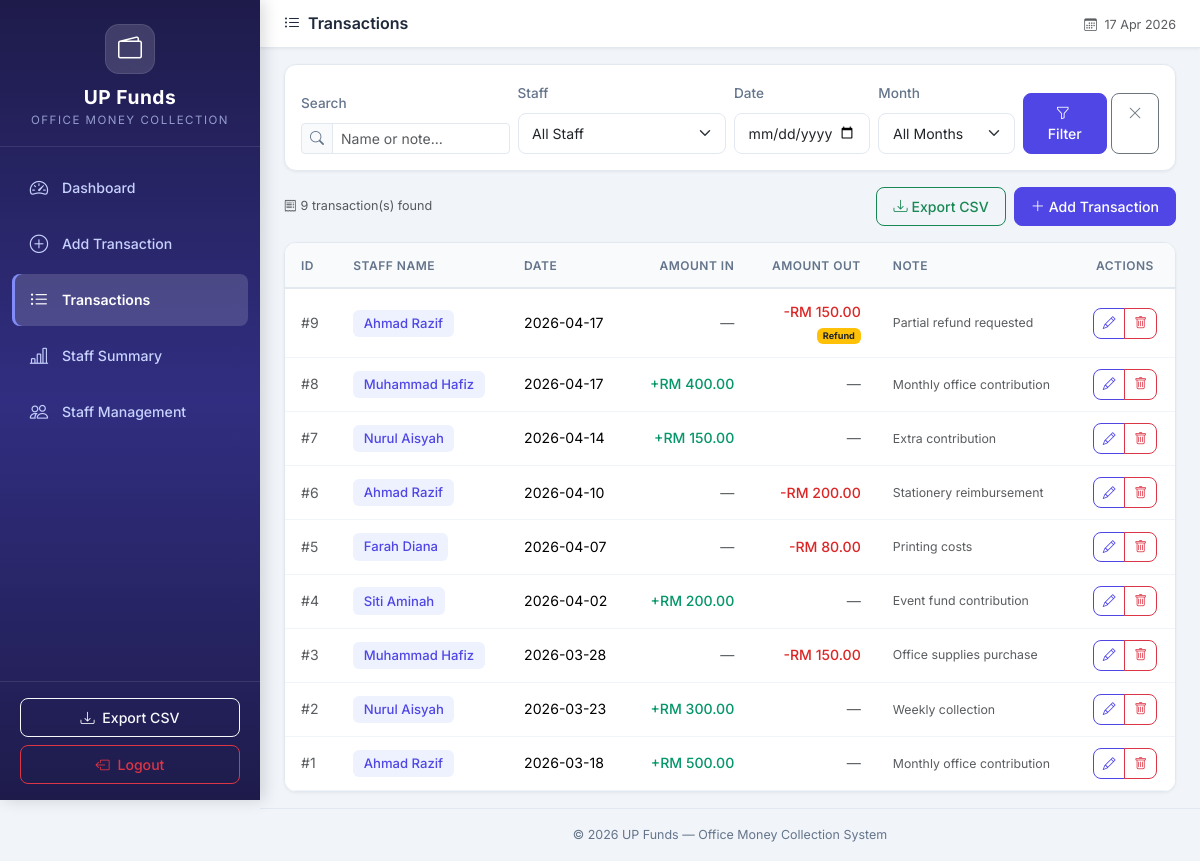
The page /transactions (signed in) on the database its author committed.
### tables this page shows
CREATE TABLE cash_records (
            id INTEGER PRIMARY KEY AUTOINCREMENT,
            staff_id INTEGER,
            record_date DATE NOT NULL,
            amount_in REAL DEFAULT 0.00,
            amount_out REAL DEFAULT 0.00,
            expense_type TEXT DEFAULT 'shared',
            note TEXT DEFAULT '',
            created_at TIMESTAMP DEFAULT CURRENT_TIMESTAMP,
            updated_at TIMESTAMP DEFAULT CURRENT_TIMESTAMP,
            FOREIGN KEY (staff_id) REFERENCES staff(id)
        );

CREATE TABLE staff (
            id INTEGER PRIMARY KEY AUTOINCREMENT,
            name TEXT NOT NULL UNIQUE,
            is_active INTEGER DEFAULT 1,
            created_at TIMESTAMP DEFAULT CURRENT_TIMESTAMP
        );

### app.py (the view)
@app.route('/transactions')
def transactions():
    conn = get_db_connection()
    staff_filter = request.args.get('staff', '')
    date_filter = request.args.get('date', '')
    month_filter = request.args.get('month', '')
    search_query = request.args.get('search', '')
    query = '''
        SELECT cr.*, s.name as staff_name
        FROM cash_records cr
        LEFT JOIN staff s ON cr.staff_id = s.id
        WHERE 1=1
    '''
    params = []
    if staff_filter:
        query += ' AND cr.staff_id = ?'
        params.append(staff_filter)
    if date_filter:
        query += ' AND cr.record_date = ?'
        params.append(date_filter)
    if month_filter:
        query += " AND strftime('%Y-%m', cr.record_date) = ?"
        params.append(month_filter)
    if search_query:
        query += ' AND (s.name LIKE ? OR cr.note LIKE ?)'
        params.extend([f'%{search_query}%', f'%{search_query}%'])
    query += ' ORDER BY cr.record_date DESC, cr.id DESC'
    records = conn.execute(query, params).fetchall()
    staff_list = conn.execute('SELECT * FROM staff ORDER BY name').fetchall()
    months = conn.execute('''
        SELECT DISTINCT strftime('%Y-%m', record_date) as month
        FROM cash_records
        ORDER BY month DESC
    ''').fetchall()
    conn.close()
    return render_template('transactions.html',
                           records=records,
                           staff_list=staff_list,
                           months=months,
                           staff_filter=staff_filter,
                           date_filter=date_filter,
                           month_filter=month_filter,
                           search_query=search_query)

### app.py (called while the page is built)
@app.context_processor
def inject_now():
    is_admin = session.get('role') == 'admin'
    return {'now': datetime.now(), 'is_admin': is_admin}

### database.py (called while the page is built)
def get_db_connection():
    conn = sqlite3.connect(DATABASE_PATH)
    conn.row_factory = sqlite3.Row  # Access columns by name
    conn.execute("PRAGMA foreign_keys = ON")  # Enable foreign key support
    return conn

### templates/transactions.html (shortened to what this page needs)
{% extends 'base.html' %}
{% block page_title %}
    <i class="bi bi-list-ul me-2"></i>Transactions
{% endblock %}
{% block content %}
<div class="card content-card mb-3">
    <div class="card-body">
        <form method="GET" action="{{ url_for('transactions') }}" class="row g-2 align-items-end">
            <div class="col-md-3">
                <label class="form-label small fw-medium">Search</label>
                <div class="input-group input-group-sm">
                    <span class="input-group-text"><i class="bi bi-search"></i></span>
                    <input type="text" class="form-control" name="search"
                           placeholder="Name or note..." value="{{ search_query }}">
                </div>
            </div>
            <div class="col-md-3">
                <label class="form-label small fw-medium">Staff</label>
                <select class="form-select form-select-sm" name="staff">
                    <option value="">All Staff</option>
                </select>
            </div>
            <div class="col-md-2">
                <label class="form-label small fw-medium">Date</label>
                <input type="date" class="form-control form-control-sm" name="date" value="{{ date_filter }}">
            </div>
            <div class="col-md-2">
                <label class="form-label small fw-medium">Month</label>
                <select class="form-select form-select-sm" name="month">
                    <option value="">All Months</option>
                </select>
            </div>
            <div class="col-md-2 d-flex gap-1">
                <button type="submit" class="btn btn-primary btn-sm flex-fill">
                    <i class="bi bi-funnel me-1"></i>Filter
                </button>
                <a href="{{ url_for('transactions') }}" class="btn btn-outline-secondary btn-sm">
                    <i class="bi bi-x-lg"></i>
                </a>
            </div>
        </form>
    </div>
</div>
<div class="d-flex justify-content-between align-items-center mb-3">
    <span class="text-muted small">
        <i class="bi bi-receipt me-1"></i>{{ records|length }} transaction(s) found
    </span>
    <div class="d-flex gap-2">
        <a href="{{ url_for('export_csv') }}" class="btn btn-outline-success btn-sm">
            <i class="bi bi-download me-1"></i>Export CSV
        </a>
        {% if is_admin %}
        <a href="{{ url_for('add_transaction') }}" class="btn btn-primary btn-sm">
            <i class="bi bi-plus-lg me-1"></i>Add Transaction
        </a>
        {% endif %}
    </div>
</div>
<div class="card content-card">
    <div class="card-body p-0">
        {% if records %}
        <div class="table-responsive">
            <table class="table table-hover mb-0" id="transactionsTable">
                <thead>
                    <tr>
                        <th>ID</th>
                        <th>Staff Name</th>
                        <th>Date</th>
                        <th class="text-end">Amount In</th>
                        <th class="text-end">Amount Out</th>
                        <th>Note</th>
                        {% if is_admin %}
                        <th class="text-center">Actions</th>
                        {% endif %}
                    </tr>
                </thead>
                <tbody>
                    {% for record in records %}
                    <tr>
                        <td class="text-muted">#{{ record['id'] }}</td>
                        <td>
                            {% if record['staff_name'] %}
                                <span class="staff-badge">{{ record['staff_name'] }}</span>
                            {% else %}
                                <span class="badge bg-secondary">External Lab Expense</span>
                            {% endif %}
                        </td>
                        <td>{{ record['record_date'] }}</td>
                        <td class="text-end">
                            {% if record['amount_in'] > 0 %}
                                <span class="amount-in fw-medium">+RM {{ "%.2f"|format(record['amount_in']) }}</span>
                            {% else %}
                                <span class="text-muted">—</span>
                            {% endif %}
                        </td>
                        <td class="text-end">
                            {% if record['amount_out'] > 0 %}
                                <span class="amount-out fw-medium">-RM {{ "%.2f"|format(record['amount_out']) }}</span>
                                {% if record['expense_type'] == 'personal' %}
                                    <br><span class="badge bg-warning text-dark" style="font-size: 0.65em;">Refund</span>
                                {% endif %}
                            {% else %}
                                <span class="text-muted">—</span>
                            {% endif %}
                        </td>
                        <td class="text-muted small">{{ record['note'][:40] }}{{ '...' if record['note']|length > 40 }}</td>
                        {% if is_admin %}
                        <td class="text-center">
                            <div class="btn-group btn-group-sm">
                                <a href="{{ url_for('edit_transaction', id=record['id']) }}"
                                   class="btn btn-outline-primary" title="Edit">
                                    <i class="bi bi-pencil"></i>
                                </a>
                                <button type="button" class="btn btn-outline-danger"
                                        title="Delete"
                                        onclick="confirmDelete({{ record['id'] }}, '{{ record['staff_name'] }}')">
                                    <i class="bi bi-trash"></i>
                                </button>
                            </div>
                        </td>
                        {% endif %}
                    </tr>
                    {% endfor %}
                </tbody>
            </table>
        </div>
        {% endif %}
    </div>
</div>
{% endblock %}

### static/css/style.css (style rules this page uses)
:root { --primary: #4f46e5; --primary-light: #6366f1; --primary-dark: #3730a3; --primary-bg: #eef2ff; --sidebar-bg: linear-gradient(180deg, #1e1b4b 0%, #312e81 50%, #1e1b4b 100%); --sidebar-width: 260px; --sidebar-text: #c7d2fe; --sidebar-active: #ffffff; --sidebar-hover-bg: rgba(255, 255, 255, 0.08); --sidebar-active-bg: rgba(255, 255, 255, 0.15); --card-green: linear-gradient(135deg, #059669, #10b981); --card-red: linear-gradient(135deg, #dc2626, #ef4444); --card-blue: linear-gradient(135deg, #2563eb, #3b82f6); --card-purple: linear-gradient(135deg, #7c3aed, #8b5cf6); --body-bg: #f1f5f9; --content-bg: #ffffff; --text-primary: #1e293b; --text-secondary: #64748b; --border-color: #e2e8f0; --shadow-sm: 0 1px 3px rgba(0, 0, 0, 0.06); --shadow-md: 0 4px 12px rgba(0, 0, 0, 0.08); --shadow-lg: 0 10px 25px rgba(0, 0, 0, 0.1); --radius: 12px; --radius-sm: 8px; --transition: all 0.2s ease; }
* { margin: 0; padding: 0; box-sizing: border-box; }
body { font-family: 'Inter', -apple-system, BlinkMacSystemFont, 'Segoe UI', Roboto, sans-serif; background-color: var(--body-bg); color: var(--text-primary); font-size: 0.9rem; line-height: 1.6; overflow-x: hidden; }
.content-card { border: 1px solid var(--border-color); border-radius: var(--radius); box-shadow: var(--shadow-sm); background: var(--content-bg); transition: var(--transition); overflow: hidden; }
.table { font-size: 0.88rem; }
.table thead th { background: #f8fafc; border-bottom: 2px solid var(--border-color); font-weight: 600; color: var(--text-secondary); text-transform: uppercase; font-size: 0.75rem; letter-spacing: 0.5px; padding: 0.8rem 1rem; white-space: nowrap; }
.table tbody td { padding: 0.7rem 1rem; vertical-align: middle; border-bottom: 1px solid #f1f5f9; }
.staff-badge { display: inline-block; padding: 0.2rem 0.65rem; background: var(--primary-bg); color: var(--primary); border-radius: 6px; font-weight: 500; font-size: 0.82rem; }
.amount-in { color: #059669; font-weight: 500; }
.amount-out { color: #dc2626; font-weight: 500; }
.form-control, .form-select { border-radius: var(--radius-sm); border-color: var(--border-color); padding: 0.55rem 0.85rem; font-size: 0.88rem; transition: var(--transition); }
.input-group-text { border-radius: var(--radius-sm); background: #f8fafc; border-color: var(--border-color); font-size: 0.85rem; color: var(--text-secondary); }
.form-label { font-size: 0.85rem; color: var(--text-secondary); }
.btn { border-radius: var(--radius-sm); font-weight: 500; font-size: 0.88rem; transition: var(--transition); padding: 0.5rem 1rem; }
.btn-primary { background: var(--primary); border-color: var(--primary); }
.btn-outline-primary { color: var(--primary); border-color: var(--primary); }
.btn-group-sm .btn { padding: 0.3rem 0.55rem; font-size: 0.8rem; }
.summary-card, .content-card { animation: fadeInUp 0.4s ease forwards; }

### rows shown on the page
cash_records: id "9", staff_name "Ahmad Razif", record_date "2026-04-17", amount_out "150.00", expense_type "Refund", note "Partial refund requested"
cash_records: id "8", staff_name "Muhammad Hafiz", record_date "2026-04-17", amount_in "400.00", note "Monthly office contribution"
cash_records: id "7", staff_name "Nurul Aisyah", record_date "2026-04-14", amount_in "150.00", note "Extra contribution"
cash_records: id "6", staff_name "Ahmad Razif", record_date "2026-04-10", amount_out "200.00", note "Stationery reimbursement"
cash_records: id "5", staff_name "Farah Diana", record_date "2026-04-07", amount_out "80.00", note "Printing costs"
cash_records: id "4", staff_name "Siti Aminah", record_date "2026-04-02", amount_in "200.00", note "Event fund contribution"
cash_records: id "3", staff_name "Muhammad Hafiz", record_date "2026-03-28", amount_out "150.00", note "Office supplies purchase"
cash_records: id "2", staff_name "Nurul Aisyah", record_date "2026-03-23", amount_in "300.00", note "Weekly collection"
cash_records: id "1", staff_name "Ahmad Razif", record_date "2026-03-18", amount_in "500.00", note "Monthly office contribution"

### other values the page prints
{{ records|length }} "9"
